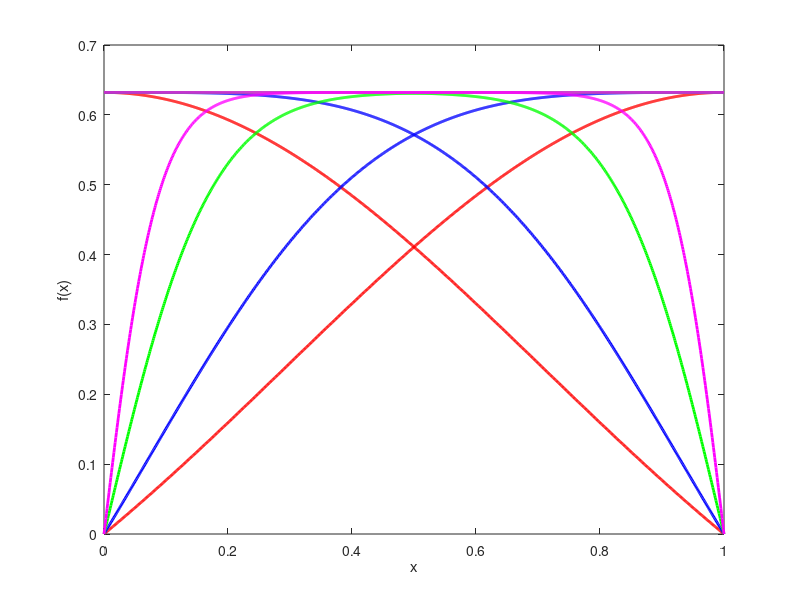

Write MATLAB code to recreate this figure. (Note: this script raises an error after producing the figure.)
clear;
close all;
ax = gca;

x = linspace(0, 1, 1000);
a = 1;
p = 1;
q = 1;

f1_x =  a * ( exp(-(x - 1) .^ (2 * p)) - 1 / exp(1)) .^ q;
plot(x , f1_x, 'r','LineWidth',2.0);

hold on;
f2_x = a * ( exp(-(x) .^ (2 * p)) - 1 / exp(1)) .^ q;
plot(x,f2_x,'r','LineWidth',2.0);

a = 1;
p = 2;
q = 1;
f1_x =  a * ( exp(-(x - 1) .^ (2 * p)) - 1 / exp(1)) .^ q;
plot(x , f1_x, 'b','LineWidth',2.0);
f2_x = a * ( exp(-(x) .^ (2 * p)) - 1 / exp(1)) .^ q;
plot(x,f2_x,'b','LineWidth',2.0);

a = 1;
p = 5;
q = 1;
f1_x =  a * ( exp(-(x - 1) .^ (2 * p)) - 1 / exp(1)) .^ q;
plot(x , f1_x, 'g','LineWidth',2.0);
f2_x = a * ( exp(-(x) .^ (2 * p)) - 1 / exp(1)) .^ q;
plot(x,f2_x,'g','LineWidth',2.0);

a = 1;
p = 10;
q = 1;
f1_x =  a * ( exp(-(x - 1) .^ (2 * p)) - 1 / exp(1)) .^ q;
plot(x , f1_x, 'm','LineWidth',2.0);
f2_x = a * ( exp(-(x) .^ (2 * p)) - 1 / exp(1)) .^ q;
plot(x,f2_x,'m','LineWidth',2.0);

hold off;

% title('Proposed Window Function')
xlabel('x')
ylabel('f(x)')

ax.YAxis.LineWidth = 2;
ax.XAxis.LineWidth = 2;

legend('p=1','','p=2','','p=5','','p=10');